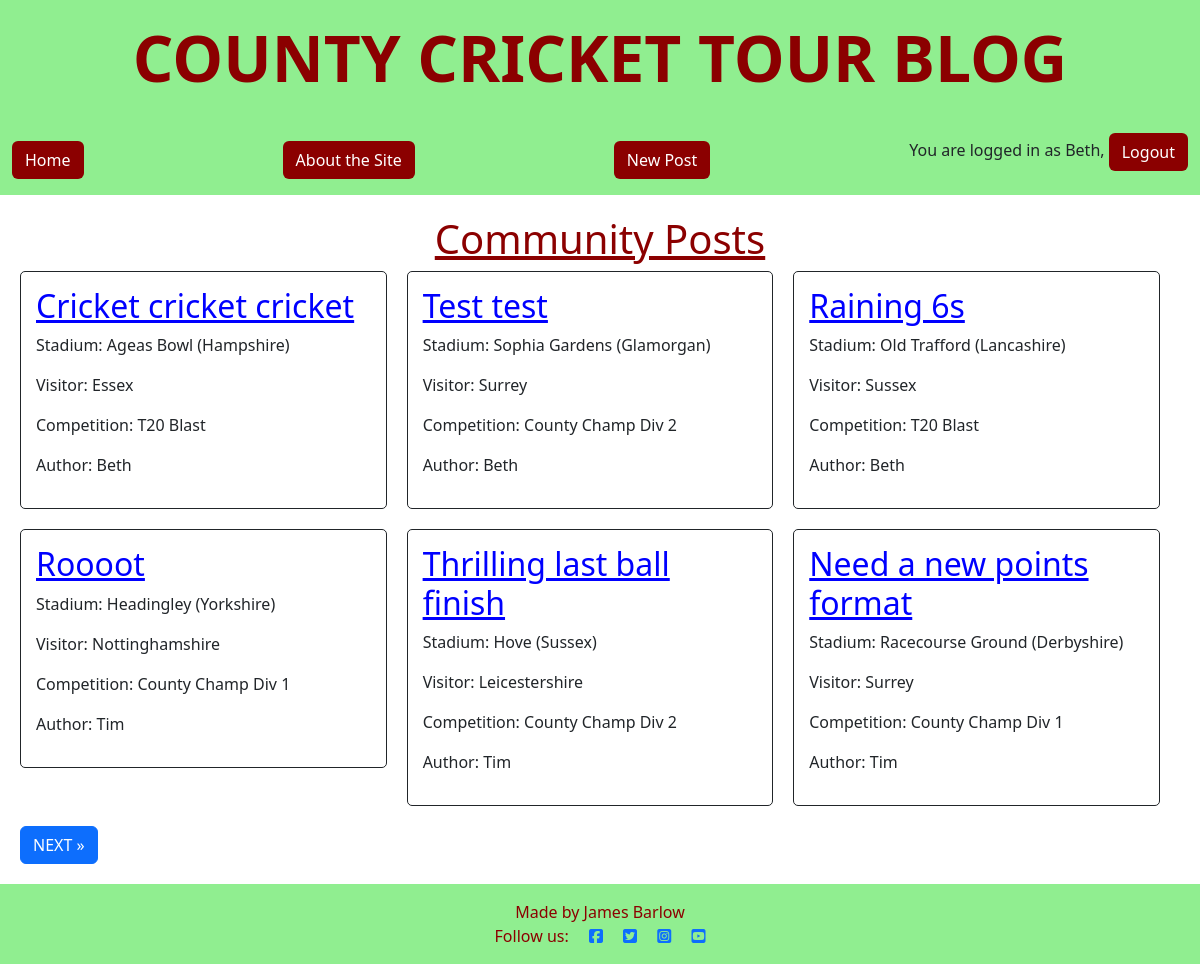
Screenshot of / (signed in) with the database file from the repository.
### blog/models.py (models this page shows, shortened)
class Post(models.Model):
    title = models.CharField(max_length=200, unique=True)
    slug = AutoSlugField(populate_from='title', unique=True)
    author = models.ForeignKey(
        User, on_delete=models.CASCADE, related_name="blog_posts"
    )
    stadium = models.CharField(max_length=50, choices=STADIUM_CHOICES, default='Lords')
    visitor = models.CharField(max_length=50, choices=VISITORS_CHOICES, default='Surrey')
    competition = models.CharField(max_length=20, choices=COMPETITION_CHOICES, default='County Champ Div 1')
    content = models.TextField()
    created_on = models.DateTimeField(auto_now_add=True)
    status = models.IntegerField(choices=STATUS, default=0)

### blog/views.py (the view)
# urls.py: path('', views.PostList.as_view(), name='home'),
class PostList(generic.ListView):
    queryset = Post.objects.filter(status=1)
    template_name = "blog/index.html"
    paginate_by = 6

### blog/templates/blog/index.html (shortened to what this page needs)
{% extends "base.html" %}
{% block content %}
<!DOCTYPE html>
<html lang="en">
<head>
</head>
<body class="index">
    <div class="index">
        <h1 class="page-title">Community Posts</h1>
        {% for post in object_list %}
        <div class="card post">
            <h2>
                <a href="{% url 'post_detail' post.slug %}" class="post-title">{{post.title}}</a>
            </h2>
            <p>Stadium: {{post.stadium}}</p>
            <p>Visitor: {{post.visitor}}</p>
            <p>Competition: {{post.competition}}</p>
            <p>Author: {{post.author}}</p>
        </div>
        {% endfor %}
        {% if page_obj.has_next %}
        <a href="?page={{ page_obj.next_page_number }}" class="btn btn-primary n-p">NEXT &raquo;</a>
        {% endif %}
    </div>
</body>
</html>
{% endblock %}

### templates/base.html (shortened to what this page needs)
{% load static %}
{% url 'home' as home_url %}
{% url 'account_login' as login_url %}
{% url 'account_signup' as signup_url %}
{% url 'account_logout' as logout_url %}
<!DOCTYPE html>
<html class="h-100" lang="en">
<head>
    <link href="https://cdn.jsdelivr.net/npm/bootstrap@5.3.3/dist/css/bootstrap.min.css" rel="stylesheet"
>
    <link rel="stylesheet" href="{% static 'css/style.css' %}">
</head>
<body class="d-flex flex-column h-100">
    <div class="title-banner">
        <h1 class="title">COUNTY CRICKET TOUR BLOG</h1>
    </div>
    <nav class="navbar navbar-expand-lg navbar-light nav-bg">
        <div class="container-fluid">
            <a href="{% url 'home' %}" class="btn nav-btn">
                Home
            </a>
            <a href="{% url 'about' %}" class="btn nav-btn">
                About the Site
            </a>
            {% if user.is_authenticated %}
            <a href="{% url 'add_post' %}" class="btn nav-btn">New Post</a>
	        <p>
                You are logged in as {{ user }},
                <a class="btn nav-btn{% if request.path == logout_url %}active{% endif %}" aria-current="page"
                href="{% url 'account_logout' %}">
                Logout
                </a>
            </p>
            {% endif %}
        </div>
    </nav>
    <main>
        {% block content %}{% endblock content %}
    </main>
    <footer class="footer mt-auto py-3 footer-bg">
        <div class="container">
            <p class="m-0 text-center footer-text">Made by James Barlow</p>
            <p class="m-0 text-center footer-text">Follow us:
                <a href="https://www.facebook.com/" target="_blank"><i class="fab fa-facebook-square ms-3"></i></a>
                <a href="https://www.twitter.com/" target="_blank"><i class="fab fa-twitter-square ms-3"></i></a>
                <a href="https://www.instagram.com/" target="_blank"><i class="fab fa-instagram-square ms-3"></i></a>
                <a href="https://www.youtube.com/" target="_blank"><i class="fab fa-youtube-square ms-3"></i></a>
            </p>
        </div>
    </footer>
</body>
</html>

### static/css/style.css (style rules this page uses)
.title { color: #8B0000; font-size: 4rem; font-weight: bold; }
.title-banner { background-color: #90EE90; padding: 20px; text-align: center; position: relative; top: 0; width: 100%; }
.page-title { color: #8B0000; text-align: center; text-decoration: underline; }
.post-title { color: blue; text-align: center; text-decoration: underline; }
.nav-bg { background-color: #90EE90; }
.nav-btn { color: white; background-color: #8B0000 }
.footer-bg { background-color: #90EE90; }
.footer-text { color: #8B0000; }
.index { padding: 20px; }
.card { border: 1px solid; background-color: transparent; border-radius: 5px; padding: 15px; }
.post { width: calc(33.33% - 20px); margin-right: 20px; margin-bottom: 20px; float: left; box-sizing: border-box; }

### rows the page displays
Post: title "Cricket cricket cricket", stadium "Ageas Bowl (Hampshire)", visitor "Essex", competition "T20 Blast", author "Beth"
Post: title "Test test", stadium "Sophia Gardens (Glamorgan)", visitor "Surrey", competition "County Champ Div 2", author "Beth"
Post: title "Raining 6s", stadium "Old Trafford (Lancashire)", visitor "Sussex", competition "T20 Blast", author "Beth"
Post: title "Roooot", stadium "Headingley (Yorkshire)", visitor "Nottinghamshire", competition "County Champ Div 1", author "Tim"
Post: title "Thrilling last ball finish", stadium "Hove (Sussex)", visitor "Leicestershire", competition "County Champ Div 2", author "Tim"
Post: title "Need a new points format", stadium "Racecourse Ground (Derbyshire)", visitor "Surrey", competition "County Champ Div 1", author "Tim"

### other values shown
{{ user }} "Beth"
